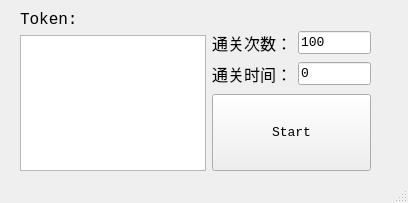
<?xml version="1.0" encoding="UTF-8"?>
<ui version="4.0">
 <class>MainWindow</class>
 <widget class="QMainWindow" name="MainWindow">
  <property name="geometry">
   <rect>
    <x>0</x>
    <y>0</y>
    <width>408</width>
    <height>203</height>
   </rect>
  </property>
  <property name="font">
   <font>
    <family>Consolas</family>
    <pointsize>10</pointsize>
   </font>
  </property>
  <property name="windowTitle">
   <string>羊了个羊  作者:Byxs20</string>
  </property>
  <widget class="QWidget" name="centralwidget">
   <widget class="QWidget" name="">
    <property name="geometry">
     <rect>
      <x>20</x>
      <y>10</y>
      <width>351</width>
      <height>161</height>
     </rect>
    </property>
    <layout class="QHBoxLayout" name="horizontalLayout_3">
     <item>
      <layout class="QVBoxLayout" name="verticalLayout_3">
       <item>
        <widget class="QLabel" name="label">
         <property name="font">
          <font>
           <family>Consolas</family>
           <pointsize>12</pointsize>
          </font>
         </property>
         <property name="text">
          <string>Token:</string>
         </property>
        </widget>
       </item>
       <item>
        <widget class="QPlainTextEdit" name="plainTextEdit"/>
       </item>
      </layout>
     </item>
     <item>
      <layout class="QVBoxLayout" name="verticalLayout_2" stretch="0,0">
       <item>
        <layout class="QVBoxLayout" name="verticalLayout">
         <item>
          <spacer name="verticalSpacer">
           <property name="orientation">
            <enum>Qt::Vertical</enum>
           </property>
           <property name="sizeType">
            <enum>QSizePolicy::Minimum</enum>
           </property>
           <property name="sizeHint" stdset="0">
            <size>
             <width>20</width>
             <height>20</height>
            </size>
           </property>
          </spacer>
         </item>
         <item>
          <layout class="QHBoxLayout" name="horizontalLayout">
           <item>
            <widget class="QLabel" name="label_2">
             <property name="font">
              <font>
               <family>Consolas</family>
               <pointsize>12</pointsize>
              </font>
             </property>
             <property name="text">
              <string>通关次数：</string>
             </property>
            </widget>
           </item>
           <item>
            <widget class="QLineEdit" name="lineEdit">
             <property name="inputMask">
              <string/>
             </property>
             <property name="text">
              <string>100</string>
             </property>
            </widget>
           </item>
          </layout>
         </item>
         <item>
          <layout class="QHBoxLayout" name="horizontalLayout_2">
           <item>
            <widget class="QLabel" name="label_3">
             <property name="font">
              <font>
               <family>Consolas</family>
               <pointsize>12</pointsize>
              </font>
             </property>
             <property name="text">
              <string>通关时间：</string>
             </property>
            </widget>
           </item>
           <item>
            <widget class="QLineEdit" name="lineEdit_2">
             <property name="inputMask">
              <string/>
             </property>
             <property name="text">
              <string>0</string>
             </property>
            </widget>
           </item>
          </layout>
         </item>
        </layout>
       </item>
       <item>
        <widget class="QPushButton" name="pushButton">
         <property name="sizePolicy">
          <sizepolicy hsizetype="Minimum" vsizetype="Minimum">
           <horstretch>0</horstretch>
           <verstretch>0</verstretch>
          </sizepolicy>
         </property>
         <property name="minimumSize">
          <size>
           <width>0</width>
           <height>60</height>
          </size>
         </property>
         <property name="text">
          <string>Start</string>
         </property>
        </widget>
       </item>
      </layout>
     </item>
    </layout>
   </widget>
  </widget>
  <widget class="QStatusBar" name="statusbar"/>
 </widget>
 <resources/>
 <connections/>
</ui>
